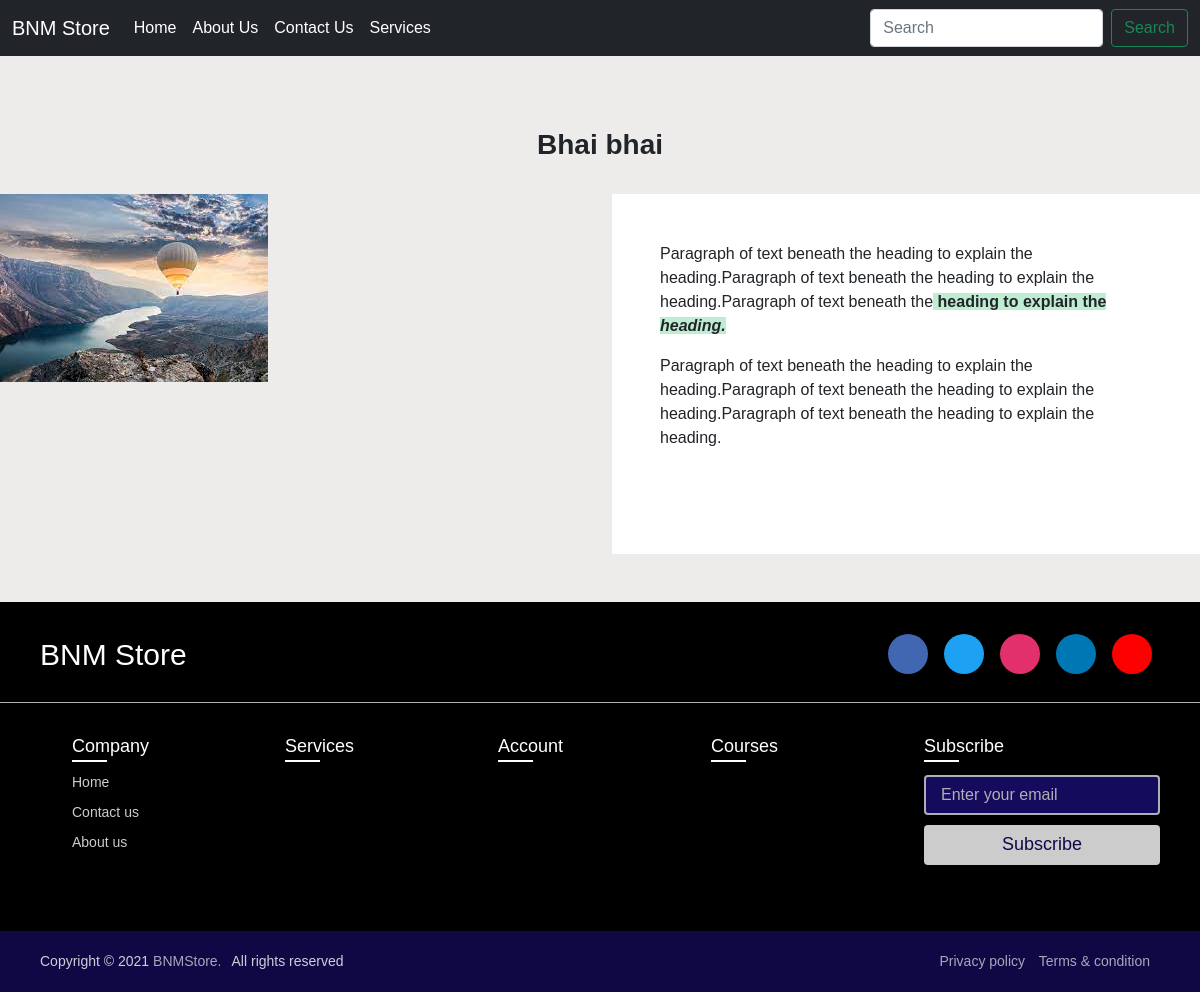
Screenshot of /newsdetails/bhai-bhai with the database file from the repository.
### news/models.py (models this page shows)
class news(models.Model):
    news_title=models.CharField(max_length=100)
    news_desc=HTMLField()
    news_image=models.FileField(upload_to="news/", max_length=250, null=True, default=None)
    new_slug=AutoSlugField(populate_from='news_title', unique=True, null=True, default=None)

### BNMStore/views.py (the view)
# urls.py: path('newsdetails/<slug>', views.newsdetails),
def newsdetails(request,slug):
    newsdetails=news.objects.get(new_slug=slug)
    data={
        'newsdetails':newsdetails
    }
    return render (request, 'newsdetails.html',data)

### templates/newsdetails.html (shortened to what this page needs)
{% extends 'basic.html' %}
{% block content %}
    <br>
    <br>
    <br>
    <h3 class="about"> <b> {{newsdetails.news_title}} </b></h3>
    <br>
      <div class="single-info row">
          <div class="col-6 " >
            {% if newsdetails.news_image != NULL %}
              <img src="/media/{{newsdetails.news_image}}" class="img-fluid">
            {% endif %}
          </div >
          <div class="col-lg-6 col-md-12">
              <div class="bg-white p-5">
                  {{newsdetails.news_desc | safe }}
              </div>
          </div>
      </div>
<br>
<br>
{% endblock %}

### templates/header.html (style rules this page uses)
.row { --bs-gutter-x: 1.5rem; --bs-gutter-y: 0; display: flex; flex-wrap: wrap; margin-top: calc(var(--bs-gutter-y) * -1); margin-right: calc(var(--bs-gutter-x) * -.5); margin-left: calc(var(--bs-gutter-x) * -.5); }
* { margin: 0; padding: 0; box-sizing: border-box; font-family: "Poppins" , sans-serif; }

### templates/newsdetails.html (style rules this page uses)
.about { text-align: center; }

### rows the page displays
news: news_title "Bhai bhai", news_image (picture), news_desc "Paragraph of text beneath the heading to explain the heading.Paragraph of text beneath the heading to explain the heading.Paragraph of text beneath the heading to explain the heading. Paragraph of text beneath the heading to explain the heading.Paragraph of text beneath the heading to explain the heading.Paragraph of text beneath the heading to explain the heading."
